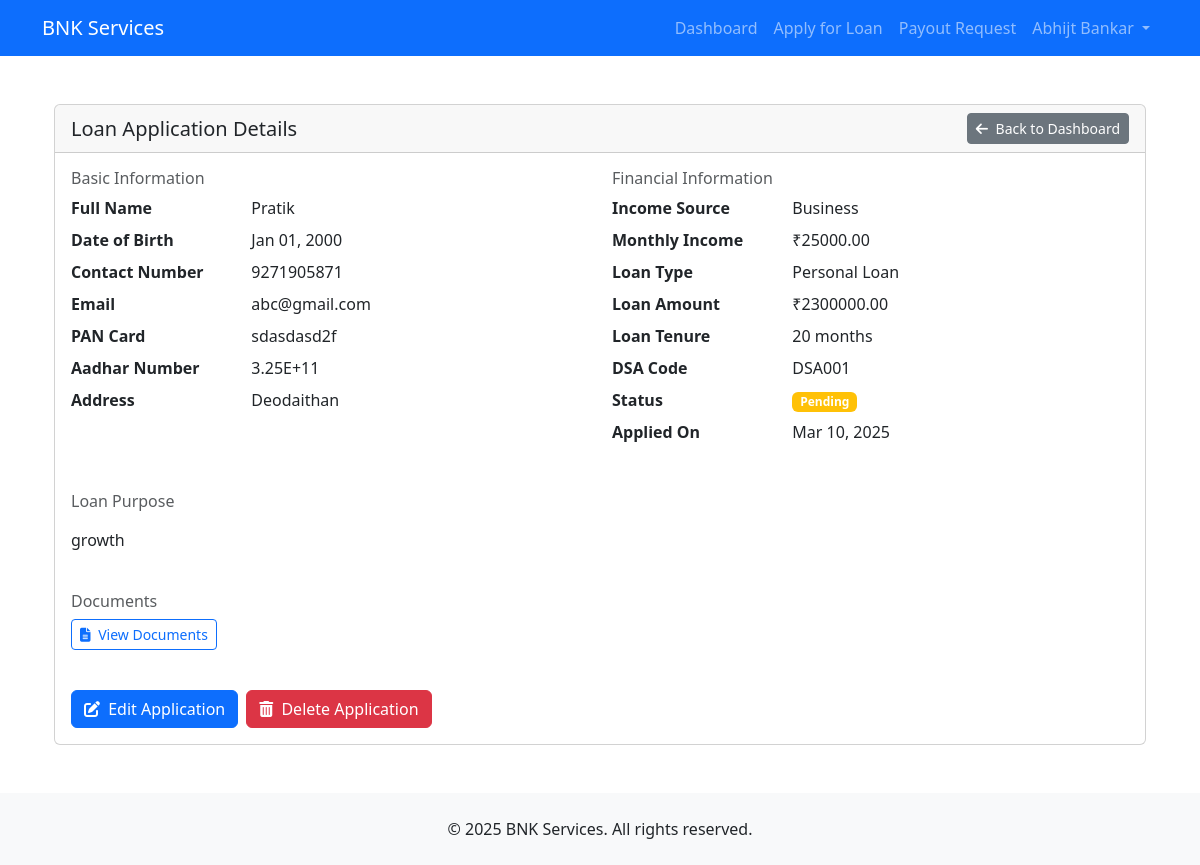
The page /loan-application/79c31756-b4a0-48fb-be19-95a9b567ded4/ (signed in) on the database its author committed.
### members/models.py (models this page shows, shortened)
class LoanApplication(models.Model):
    LOAN_STATUS_CHOICES = [
        ('pending', 'Pending'),
        ('approved', 'Approved'),
        ('rejected', 'Rejected'),
    ]
    LOAN_TYPE_CHOICES = [
        ('personal', 'Personal Loan'),
        ('business', 'Business Loan'),
        ('home', 'Home Loan'),
        ('vehicle', 'Vehicle Loan'),
        ('education', 'Education Loan'),
    ]
    id = models.UUIDField(primary_key=True, default=uuid.uuid4, editable=False)
    member = models.ForeignKey(User, on_delete=models.CASCADE)
    full_name = models.CharField(max_length=255)
    dob = models.DateField()
    contact_number = models.CharField(
        max_length=15,
        validators=[RegexValidator(
            regex=r'^\+?1?\d{9,15}$',
            message="Phone number must be entered in the format: '+999999999'. Up to 15 digits allowed."
        )]
    )
    email = models.EmailField()
    pan_card = models.CharField(max_length=10)
    aadhar_number = models.CharField(max_length=12)
    address = models.TextField()
    income_source = models.CharField(max_length=100)
    monthly_income = models.DecimalField(max_digits=12, decimal_places=2)
    loan_type = models.CharField(max_length=20, choices=LOAN_TYPE_CHOICES)
    loan_amount = models.DecimalField(max_digits=12, decimal_places=2)
    loan_tenure = models.IntegerField(help_text='Loan tenure in months')
    purpose = models.TextField()
    dsa_code = models.CharField(max_length=50)
    documents = models.FileField(storage=LoanDocumentStorage())
    status = models.CharField(max_length=20, choices=LOAN_STATUS_CHOICES, default='pending')
    created_at = models.DateTimeField(auto_now_add=True)
    updated_at = models.DateTimeField(auto_now=True)
    class Meta:
        verbose_name = 'Loan Application'
        verbose_name_plural = 'Loan Applications'
        ordering = ['-created_at']

### members/views.py (the view)
# urls.py: path('loan-application/<uuid:loan_id>/', views.view_loan, name='view_loan'),
@login_required
def view_loan(request, loan_id):
    loan = get_object_or_404(LoanApplication, id=loan_id, member=request.user)
    return render(request, 'members/view_loan.html', {'loan': loan})

### templates/members/view_loan.html (shortened to what this page needs)
{% extends 'base.html' %}
{% block content %}
<div class="container py-4">
    <div class="row">
        <div class="col-12">
            <div class="card">
                <div class="card-header d-flex justify-content-between align-items-center">
                    <h5 class="mb-0">Loan Application Details</h5>
                    <a href="{% url 'dashboard' %}" class="btn btn-secondary btn-sm">
                        <i class="fas fa-arrow-left me-1"></i> Back to Dashboard
                    </a>
                </div>
                <div class="card-body">
                    <div class="row mb-4">
                        <div class="col-md-6">
                            <h6 class="text-muted">Basic Information</h6>
                            <dl class="row">
                                <dt class="col-sm-4">Full Name</dt>
                                <dd class="col-sm-8">{{ loan.full_name }}</dd>
                                <dt class="col-sm-4">Date of Birth</dt>
                                <dd class="col-sm-8">{{ loan.dob|date:"M d, Y" }}</dd>
                                <dt class="col-sm-4">Contact Number</dt>
                                <dd class="col-sm-8">{{ loan.contact_number }}</dd>
                                <dt class="col-sm-4">Email</dt>
                                <dd class="col-sm-8">{{ loan.email }}</dd>
                                <dt class="col-sm-4">PAN Card</dt>
                                <dd class="col-sm-8">{{ loan.pan_card }}</dd>
                                <dt class="col-sm-4">Aadhar Number</dt>
                                <dd class="col-sm-8">{{ loan.aadhar_number }}</dd>
                                <dt class="col-sm-4">Address</dt>
                                <dd class="col-sm-8">{{ loan.address|linebreaks }}</dd>
                            </dl>
                        </div>
                        <div class="col-md-6">
                            <h6 class="text-muted">Financial Information</h6>
                            <dl class="row">
                                <dt class="col-sm-4">Income Source</dt>
                                <dd class="col-sm-8">{{ loan.income_source }}</dd>
                                <dt class="col-sm-4">Monthly Income</dt>
                                <dd class="col-sm-8">₹{{ loan.monthly_income }}</dd>
                                <dt class="col-sm-4">Loan Type</dt>
                                <dd class="col-sm-8">{{ loan.get_loan_type_display }}</dd>
                                <dt class="col-sm-4">Loan Amount</dt>
                                <dd class="col-sm-8">₹{{ loan.loan_amount }}</dd>
                                <dt class="col-sm-4">Loan Tenure</dt>
                                <dd class="col-sm-8">{{ loan.loan_tenure }} months</dd>
                                <dt class="col-sm-4">DSA Code</dt>
                                <dd class="col-sm-8">{{ loan.dsa_code }}</dd>
                                <dt class="col-sm-4">Status</dt>
                                <dd class="col-sm-8">
                                    <span class="badge bg-{% if loan.status == 'approved' %}success{% elif loan.status == 'rejected' %}danger{% else %}warning{% endif %}">
                                        {{ loan.status|title }}
                                    </span>
                                </dd>
                                <dt class="col-sm-4">Applied On</dt>
                                <dd class="col-sm-8">{{ loan.created_at|date:"M d, Y" }}</dd>
                            </dl>
                        </div>
                    </div>
                    <div class="row mb-4">
                        <div class="col-12">
                            <h6 class="text-muted">Loan Purpose</h6>
                            <p>{{ loan.purpose|linebreaks }}</p>
                        </div>
                    </div>
                    <div class="row">
                        <div class="col-12">
                            <h6 class="text-muted">Documents</h6>
                            {% if loan.documents %}
                            <p>
                                <a href="{% url 'serve_loan_document' loan.id %}" target="_blank" class="btn btn-outline-primary btn-sm">
                                    <i class="fas fa-file-alt me-1"></i> View Documents
                                </a>
                            </p>
                            {% else %}
                            <p class="text-muted">No documents attached</p>
                            {% endif %}
                        </div>
                    </div>
                    <div class="mt-4 d-flex gap-2">
                        {% if loan.status == 'pending' or loan.status == 'rejected' %}
                        <a href="{% url 'edit_loan' loan.id %}" class="btn btn-primary">
                            <i class="fas fa-edit me-1"></i> Edit Application
                        </a>
                        {% endif %}
                        <a href="#" class="btn btn-danger" data-bs-toggle="modal" data-bs-target="#deleteModal">
                            <i class="fas fa-trash-alt me-1"></i> Delete Application
                        </a>
                    </div>
                </div>
            </div>
        </div>
    </div>
</div>
{% endblock %}

### templates/base.html (shortened to what this page needs)
<!DOCTYPE html>
<html lang="en">
<head>
    <link href="https://cdn.jsdelivr.net/npm/bootstrap@5.3.2/dist/css/bootstrap.min.css" rel="stylesheet">
    <link rel="stylesheet" href="https://cdnjs.cloudflare.com/ajax/libs/font-awesome/6.5.1/css/all.min.css">
</head>
<body>
    <nav class="navbar navbar-expand-lg navbar-dark bg-primary">
        <div class="container">
            <a class="navbar-brand" href="{% url 'home' %}">BNK Services</a>
            <div class="collapse navbar-collapse" id="navbarNav">
                <ul class="navbar-nav ms-auto">
                        {% if user.is_authenticated %}
                        <li class="nav-item">
                            <a class="nav-link" href="{% url 'dashboard' %}">Dashboard</a>
                        </li>
                        <li class="nav-item">
                            <a class="nav-link" href="{% url 'loan_application' %}">Apply for Loan</a>
                        </li>
                        <li class="nav-item">
                            <a class="nav-link" href="{% url 'payout_request' %}">Payout Request</a>
                        </li>
                        <li class="nav-item dropdown">
                            <a class="nav-link dropdown-toggle" href="#" role="button" data-bs-toggle="dropdown">
                                {{ user.get_full_name|default:user.username }}
                            </a>
                        </li>
                    {% endif %}
                </ul>
            </div>
        </div>
    </nav>
    <main class="container py-4">
        {% block content %}{% endblock %}
    </main>
    <footer class="bg-light py-4 mt-auto">
        <div class="container text-center">
            <p class="mb-0">&copy; {% now "Y" %} BNK Services. All rights reserved.</p>
        </div>
    </footer>
</body>
</html>

### rows shown on the page
LoanApplication: full_name "Pratik", dob "Jan 01, 2000", contact_number "9271905871", email "abc@gmail.com", pan_card "sdasdasd2f", aadhar_number "3.25E+11", address "Deodaithan", income_source "Business", monthly_income "25000.00", loan_type "Personal Loan", loan_amount "2300000.00", loan_tenure "20", dsa_code "DSA001", status "Pending", created_at "Mar 10, 2025", purpose "growth"

### other values the page prints
{{ user.get_full_name|default:user.username }} "Abhijt Bankar"
